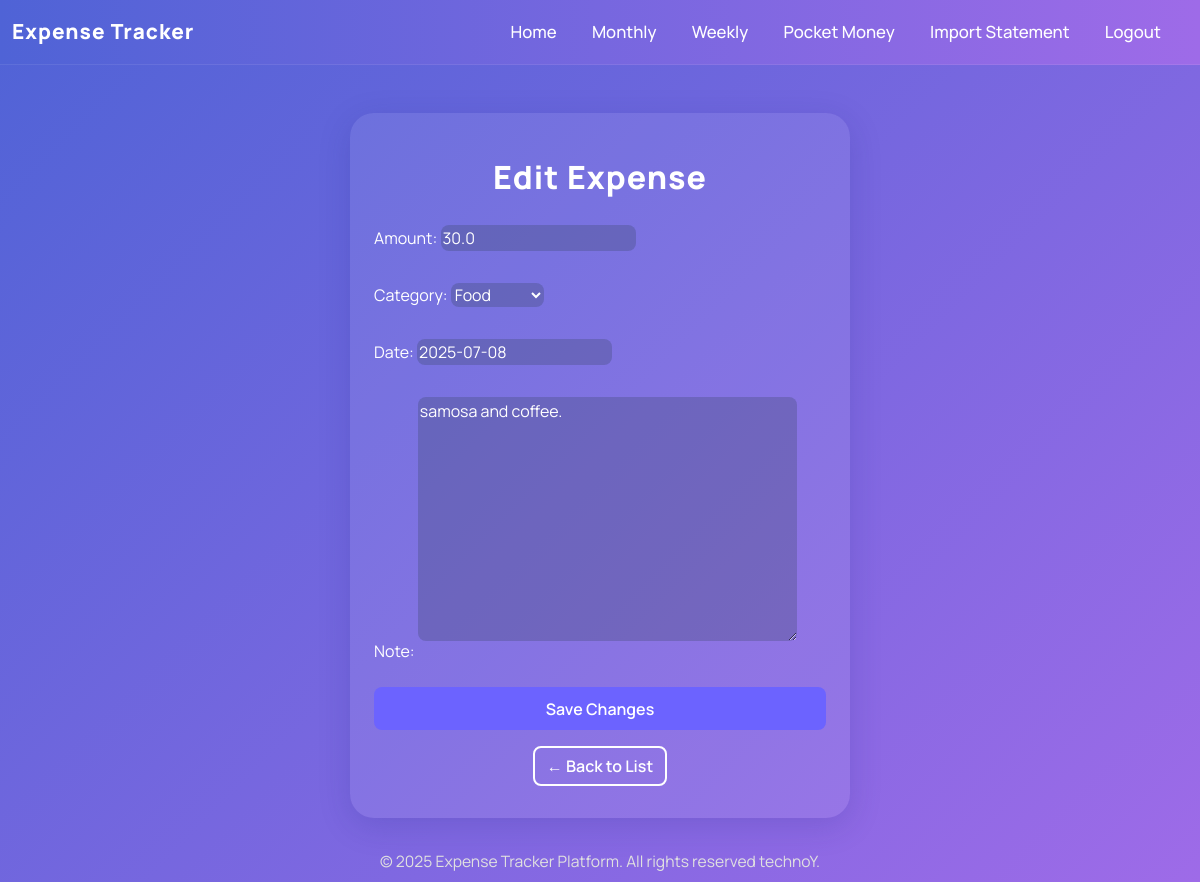
The app's page /expense/edit/1/ (signed in) with its own data.
### expenses/models.py (models this page shows, shortened)
class Expense(models.Model):
    CATEGORY_CHOICES = [
        ('Food', 'Food'),
        ('Transport', 'Transport'),
        ('Shopping', 'Shopping'),
        ('Other', 'Other'),
    ]
    user = models.ForeignKey(User, on_delete=models.CASCADE, related_name='expenses', null=True, blank=True)
    amount = models.FloatField()
    category = models.CharField(max_length=20, choices=CATEGORY_CHOICES)
    date = models.DateField()
    note = models.TextField(blank=True)

### expenses/views.py (the view)
# urls.py: path('edit/<int:id>/', views.edit_expense, name='edit_expense'),
def edit_expense(request, id):
    expense = get_object_or_404(Expense, id=id, user=request.user)
    if request.method == 'POST':
        form = ExpenseForm(request.POST, instance=expense)
        if form.is_valid():
            form.save()
            return redirect('expense_list')
    else:
        form = ExpenseForm(instance=expense)
    return render(request, 'expenses/edit_expense.html', {'form': form})

### expenses/forms.py
class ExpenseForm(forms.ModelForm):
    class Meta:
        model = Expense
        fields = ['amount', 'category', 'date', 'note']

### expenses/templates/expenses/edit_expense.html (shortened to what this page needs)
<!DOCTYPE html>
<html>
<head>
  <link href="https://cdn.jsdelivr.net/npm/bootstrap@5.3.3/dist/css/bootstrap.min.css" rel="stylesheet">
</head>
<body>
<nav class="navbar navbar-expand-lg navbar-custom">
  <div class="container-fluid">
    <a class="navbar-brand" href="{% url 'expense_list' %}">Expense Tracker</a>
    <div class="collapse navbar-collapse" id="mainNavbar">
      <ul class="navbar-nav ms-auto mb-2 mb-lg-0">
        <li class="nav-item"><a class="nav-link" href="{% url 'expense_list' %}">Home</a></li>
        <li class="nav-item"><a class="nav-link" href="{% url 'monthly_expenses' %}">Monthly</a></li>
        <li class="nav-item"><a class="nav-link" href="{% url 'weekly_expenses' %}">Weekly</a></li>
        <li class="nav-item"><a class="nav-link" href="{% url 'view_pocket_money' %}">Pocket Money</a></li>
        <li class="nav-item"><a class="nav-link" href="{% url 'import_statement' %}">Import Statement</a></li>
        <li class="nav-item"><a class="nav-link" href="{% url 'logout' %}">Logout</a></li>
      </ul>
    </div>
  </div>
</nav>
<div class="main-card">
  <div class="main-title">Edit Expense</div>
  <form method="post">
    {{ form.as_p }}
    <button type="submit" class="btn btn-primary minimal-btn w-100 mt-2">Save Changes</button>
  </form>
  <div class="text-center mt-3">
    <a href="{% url 'expense_list' %}" class="btn btn-outline-light">&larr; Back to List</a>
  </div>
</div>
<div class="text-center mt-4 mb-2" style="color: #e0e0e0; font-size: 0.98rem;">
  © 2025 Expense Tracker Platform. All rights reserved technoY.
</div>
</body>
</html>

### expenses/templates/expenses/edit_expense.html (style rules this page uses)
body { background: linear-gradient(135deg, #4f63d6 0%, #9e6be8 100%); min-height: 100vh; font-family: 'Manrope', sans-serif; color: #fff; }
.main-card { background: rgba(255,255,255,0.08); border-radius: 24px; box-shadow: 0 8px 32px 0 rgba(31, 38, 135, 0.18); padding: 2.5rem 1.5rem 2rem 1.5rem; max-width: 500px; margin: 3rem auto 2rem auto; }
.main-title { font-size: 2rem; font-weight: 800; letter-spacing: 1px; color: #fff; margin-bottom: 1.5rem; text-align: center; }
.btn-primary, .minimal-btn { background: #6c63ff; color: #fff; border: none; border-radius: 8px; font-weight: 600; box-shadow: none; transition: background 0.2s; padding: 0.6rem 1.5rem; }
.btn-outline-light { border: 2px solid #fff; font-weight: 600; border-radius: 8px; color: #fff; background: transparent; transition: background 0.2s, color 0.2s; }
.navbar-custom { background: linear-gradient(90deg, #4f63d6 0%, #9e6be8 100%); padding: 0.7rem 0; margin-bottom: 0; border-bottom: 1px solid rgba(255,255,255,0.08); }
.navbar-brand { font-weight: 800; font-size: 1.3rem; color: #fff !important; letter-spacing: 1px; }
.nav-link { color: #fff !important; font-weight: 500; margin-right: 1.2rem; font-size: 1.05rem; transition: color 0.15s; }
form input, form select, form textarea { background: rgba(44,62,80,0.25) !important; color: #fff !important; border: none !important; border-radius: 8px !important; margin-bottom: 1rem; font-size: 1rem; }

### records on screen
Expense: amount "30.0", category "Food", date "2025-07-08", note "samosa and coffee."
